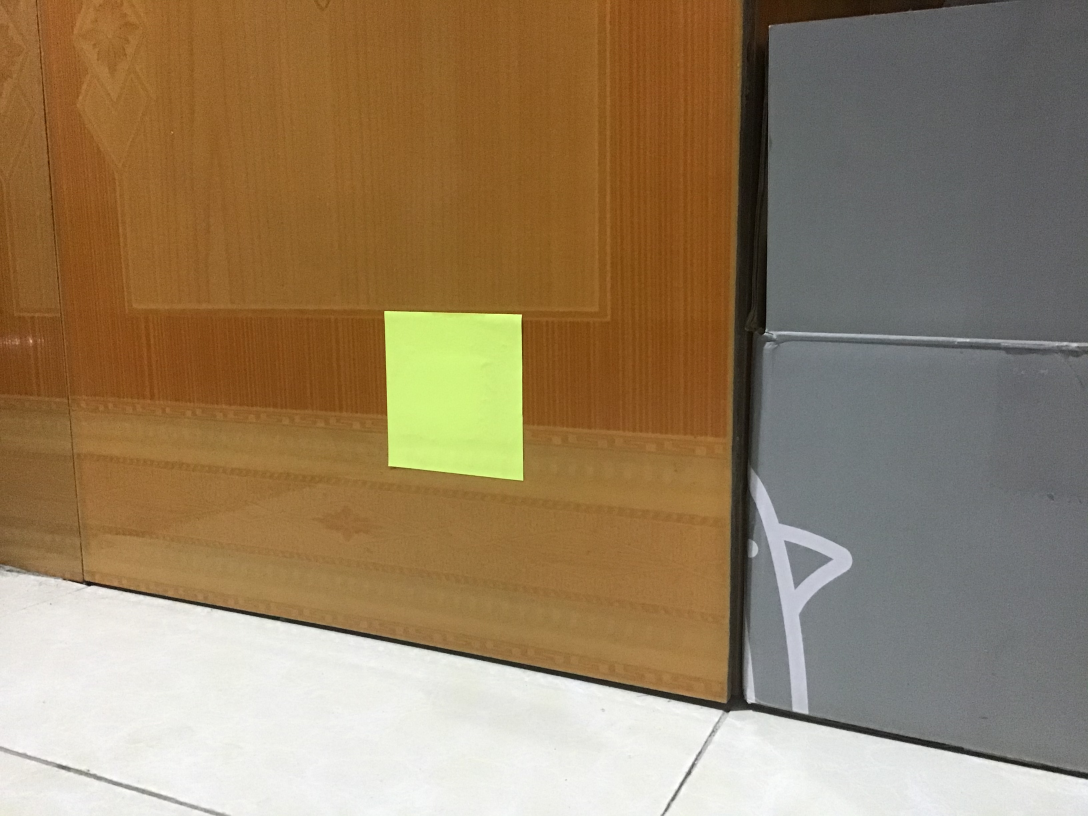
#> input picture PnP/img/pic1.jpeg, 3264 x 2448 px (shown at 1/3 size)
$ python image_mask.py   (older library calls are emulated)
#> lines starting #> are read from the running program, lines starting #| are printed output that depends on the picture; after the words box and inside, x2 and y2 are one past the last pixel; in counts of white or black regions, pixels touching at a corner belong together
from cv2 import cv2 as cv2
import numpy as np
import time

img = cv2.imread('img/pic1.jpeg', cv2.IMREAD_COLOR)
#> img is the input picture: shape (2448, 3264, 3); mean B, G, R 98.4, 128.3, 150.1
img = cv2.GaussianBlur(img, (5, 5), 0)

# 䕭定蓝色的侷值
lower_blue = np.array([40, 140, 165])
upper_blue = np.array([180, 255, 250])
# lower_blue = np.array([40, 180, 165])
# upper_blue = np.array([150, 255, 220])
# 根据侷值构建掩模
mask = cv2.inRange(img, lower_blue, upper_blue)
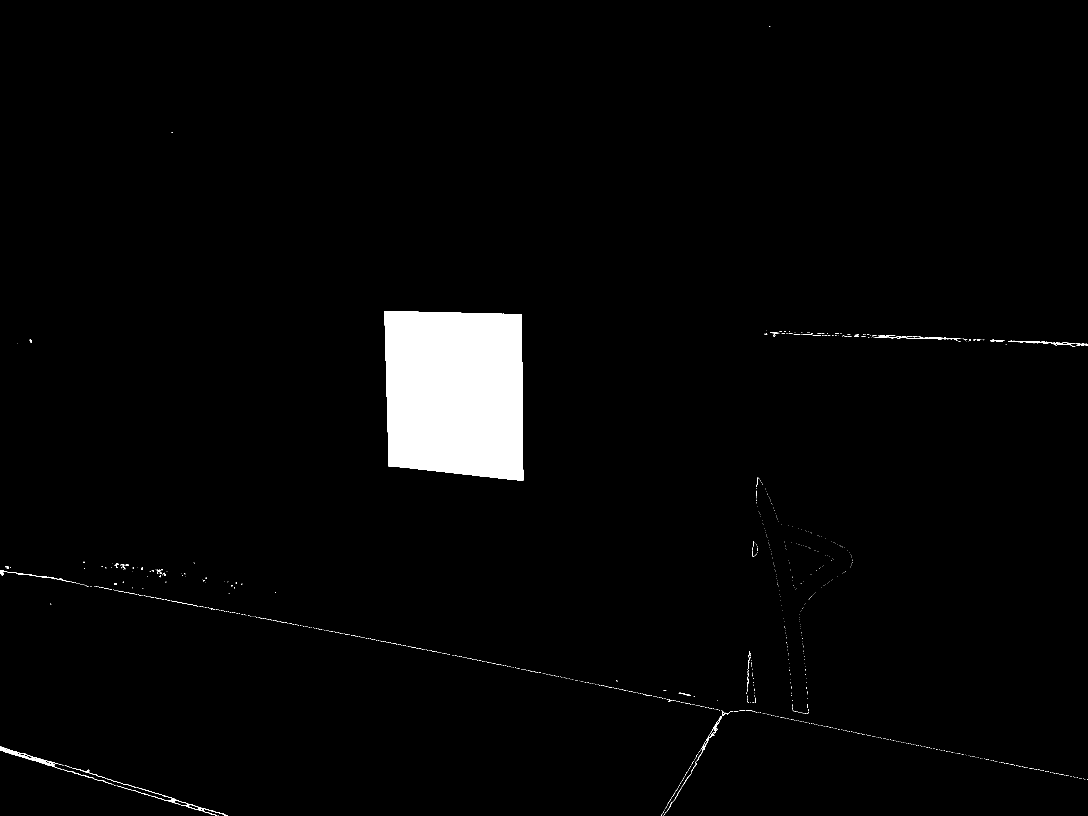
#> mask: shape (2448, 3264) (shown at 1/3 size); 2.6% white; 1044 white regions (994 under 20 px)
left = cv2.bitwise_and(img, img, mask=mask)
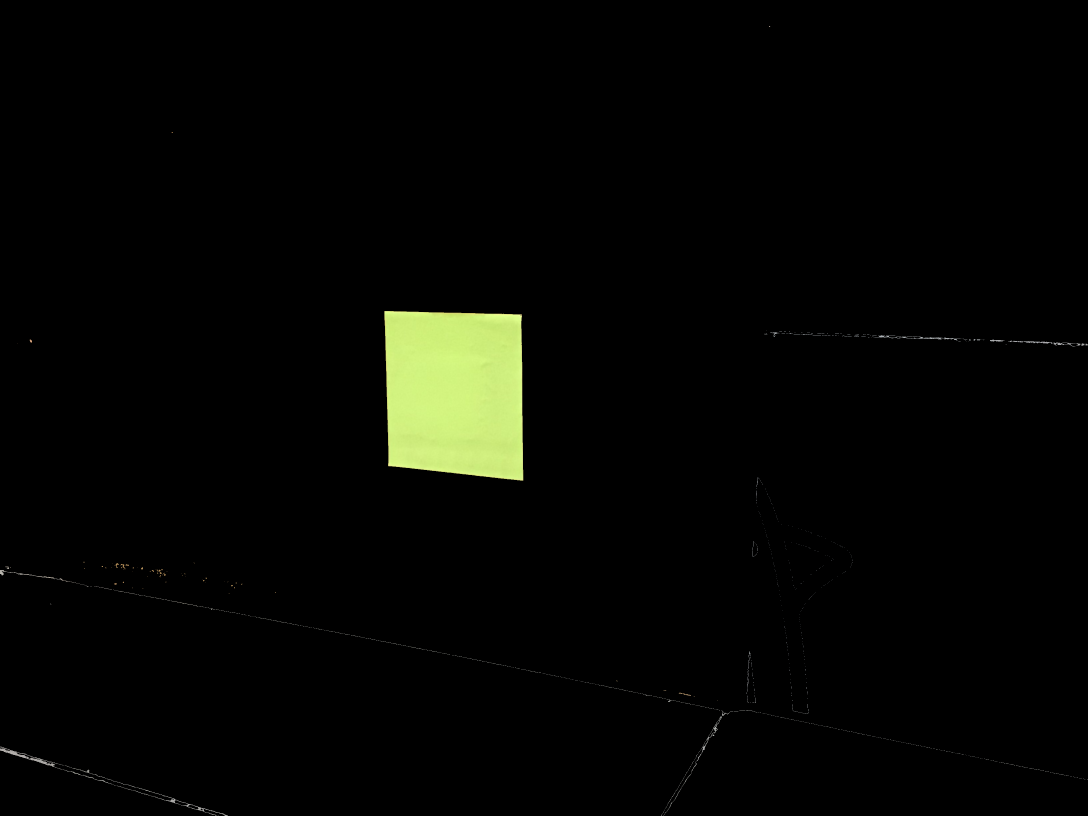
#> left: shape (2448, 3264, 3) (shown at 1/3 size); mean B, G, R 3.3, 6.1, 5.4
image, contours, hierarchy = cv2.findContours(
    mask, cv2.RETR_TREE, cv2.CHAIN_APPROX_SIMPLE)
#> contours = 1060 contours, 1026 with area under 20; largest, box (x1, y1, x2, y2) and area: (1153, 933, 1570, 1442) 195430, (0, 2240, 188, 2309) 1542, (411, 2362, 684, 2448) 799, (2075, 2149, 2165, 2317) 426, (2625, 1006, 2882, 1023) 408

for i in range(len(contours)):
    area = cv2.contourArea(contours[i])
    if area > 5000:
        print("find the size with enough area")
        result = contours[i]
#> this loop made 1060 passes
#> area on passes 20 to 22: 25, 799, 32
#> (printed output is left out)


batch_size = 7
half_size = int(batch_size / 2)
print('patch_size:', half_size*2+1)
result_sum = []
corner = []
i = 0
for k in result:
    x = k[0][1]
    y = k[0][0]
    batch_sum = 0
    for i in range(-half_size, half_size+1):
        for j in range(-half_size, half_size+1):
            if mask[x+i][y+j] == 255:
                batch_sum += 1
    if batch_sum < 20:
        result_sum.append(batch_sum)
        corner.append([y, x])
#> this loop made 166 passes
#> (k, x, y) on passes 1 to 3: ([[1153, 933]], 933, 1153), ([[1153, 960]], 960, 1153), ([[1154, 961]], 961, 1154)
#> after the loop, corner = [[1153, 933], [1164, 1397], [1165, 1398], [1569, 1441], [1565, 944], [1564, 943]]; result_sum = [16, 19, 19, 16, 15, 15]

corner_refine = []

head = 0
while head < len(corner)-1:
    tmp = []
    tmp.append(corner[head])
    for rear in range(1, len(corner)-head):
        if abs(corner[head][0]-corner[head+rear][0])+abs(corner[head][1]-corner[head+rear][1]) < 10:
            tmp.append(corner[head+rear])
        else:
            sum_x = 0
            sum_y = 0
            n = len(tmp)
            for t in tmp:
                sum_x += t[0]
                sum_y += t[1]
            corner_refine.append([sum_x/n, sum_y/n])
            break
    head += 1
#> this loop made 5 passes
#> after the loop, corner_refine = [[1153, 933], [1164.5, 1397.5], [1165, 1398], [1569, 1441]]; head = 5
print(corner_refine)
#| [[1153.0, 933.0], [1164.5, 1397.5], [1165.0, 1398.0], [1569.0, 1441.0]]
print(type(corner_refine))
#| <class 'list'>

# [33 lines of commented-out code are left out]

$ run again, with PnP/img/pic2.jpeg copied over PnP/img/pic1.jpeg
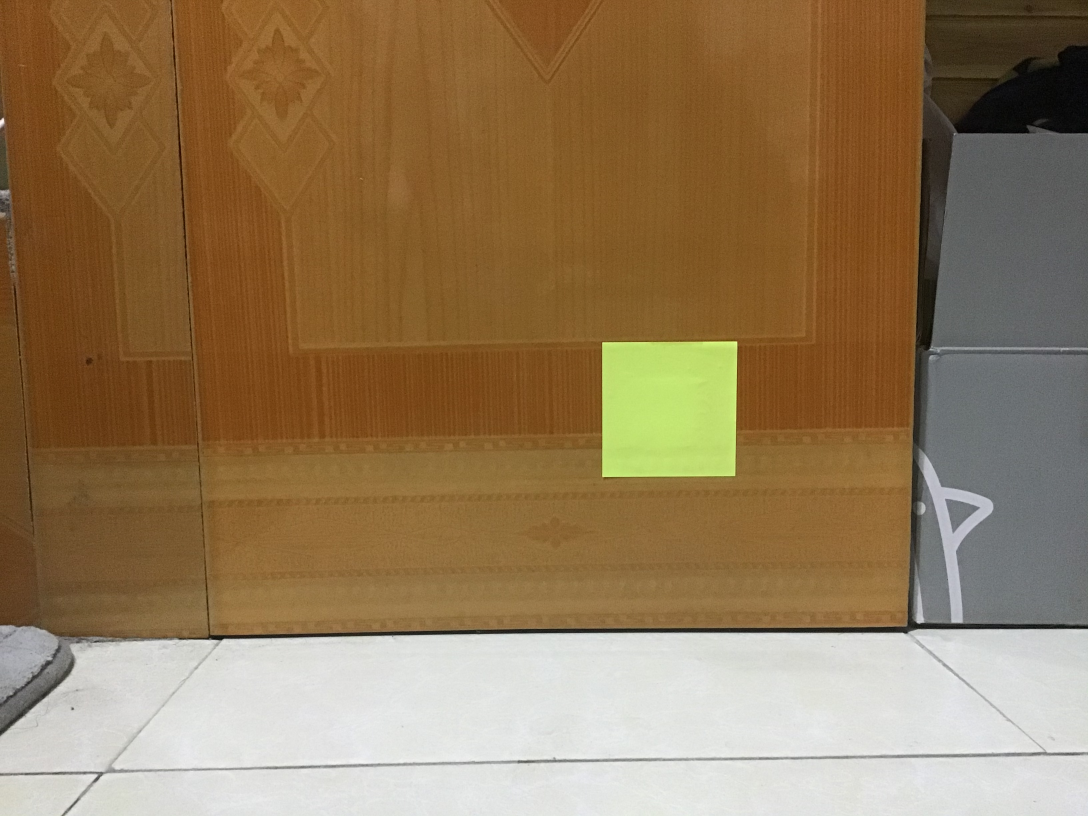
#> input picture PnP/img/pic2.jpeg, 3264 x 2448 px (shown at 1/3 size)
#> img is the input picture: shape (2448, 3264, 3); mean B, G, R 88.2, 121.7, 147
#> `mask = cv2.inRange(img, lower_blue, upper_blue)`:
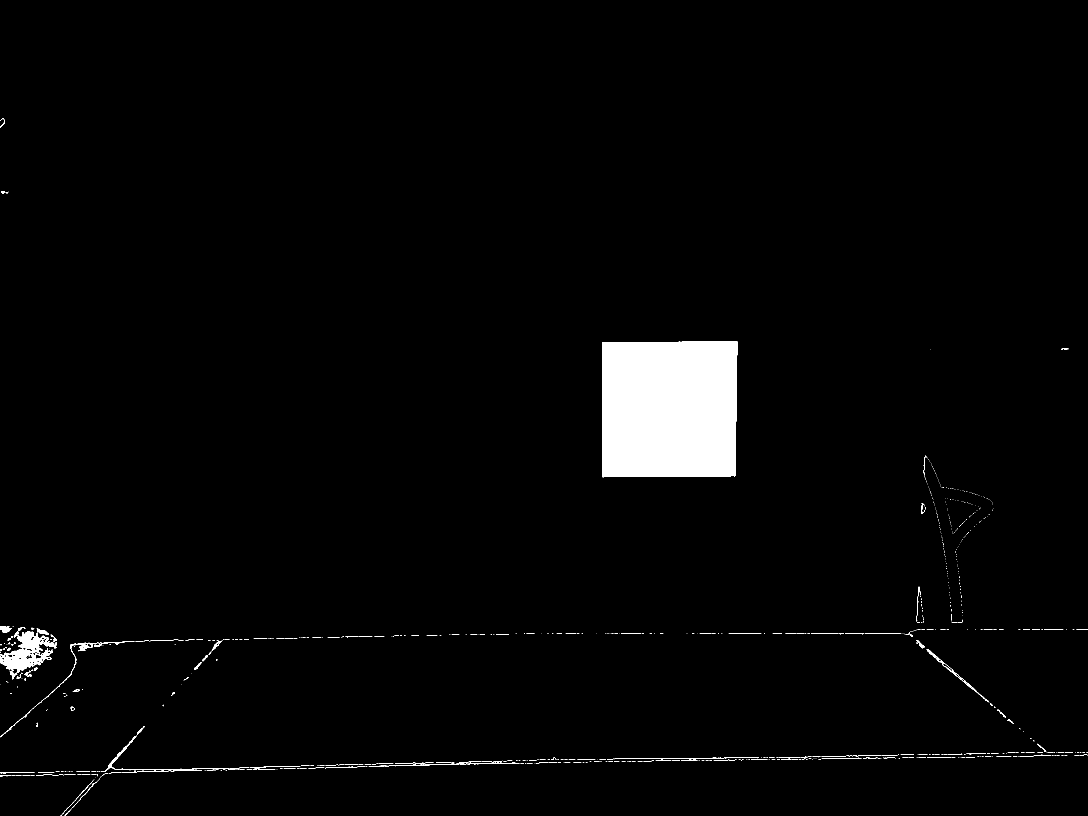
#> mask: shape (2448, 3264) (shown at 1/3 size); 2.4% white; 719 white regions (565 under 20 px)
#> `left = cv2.bitwise_and(img, img, mask=mask)`:
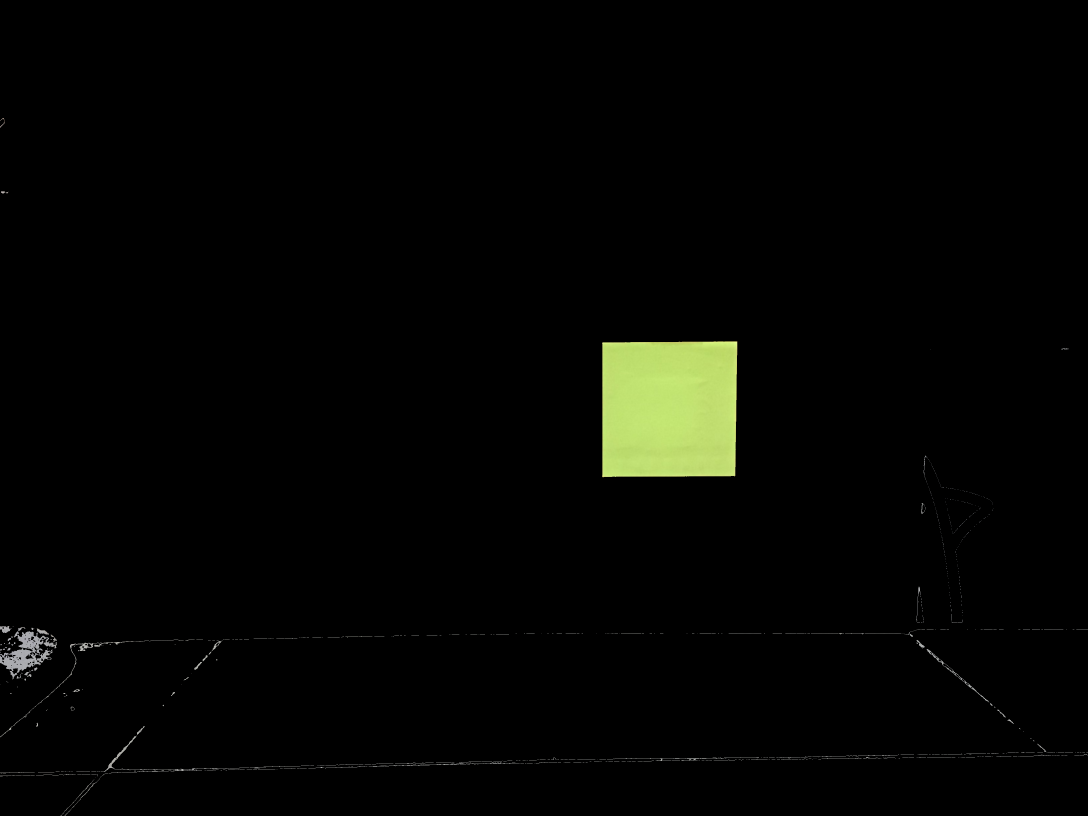
#> left: shape (2448, 3264, 3) (shown at 1/3 size); mean B, G, R 2.8, 5.1, 4.5
#> contours = 795 contours, 712 with area under 20; largest, box (x1, y1, x2, y2) and area: (1806, 1024, 2212, 1432) 161658, (0, 1894, 171, 2038) 9848, (2780, 1947, 2968, 2107) 1100, (303, 2207, 687, 2318) 1036, (0, 1924, 403, 2212) 956
#> the loop `for i in range(len(contours)):` made 795 passes
#> area on passes 2, 3, 21: 52.5, 62, 21
#> (printed output is left out)
#> the loop `for k in result:` made 70 passes
#> (k, x, y) on passes 1 to 8: ([[2141, 1024]], 1024, 2141), ([[2140, 1025]], 1025, 2140), ([[2045, 1025]], 1025, 2045), ([[2044, 1026]], 1026, 2044), ([[2041, 1026]], 1026, 2041), ([[2040, 1025]], 1025, 2040), ([[2036, 1025]], 1025, 2036), ([[2035, 1026]], 1026, 2035)
#> after the loop `for k in result:`: corner = [[1807, 1027], [2204, 1428], [2205, 1427], [2211, 1024]]; result_sum = [18, 18, 19, 16]
#> the loop `while head < len(corner)-1:` made 3 passes
#> after the loop `while head < len(corner)-1:`: corner_refine = [[1807, 1027], [2204.5, 1427.5], [2205, 1427]]; head = 3
#| [[1807.0, 1027.0], [2204.5, 1427.5], [2205.0, 1427.0]]
#| <class 'list'>

$ run again, with PnP/img/pic3.jpeg copied over PnP/img/pic1.jpeg
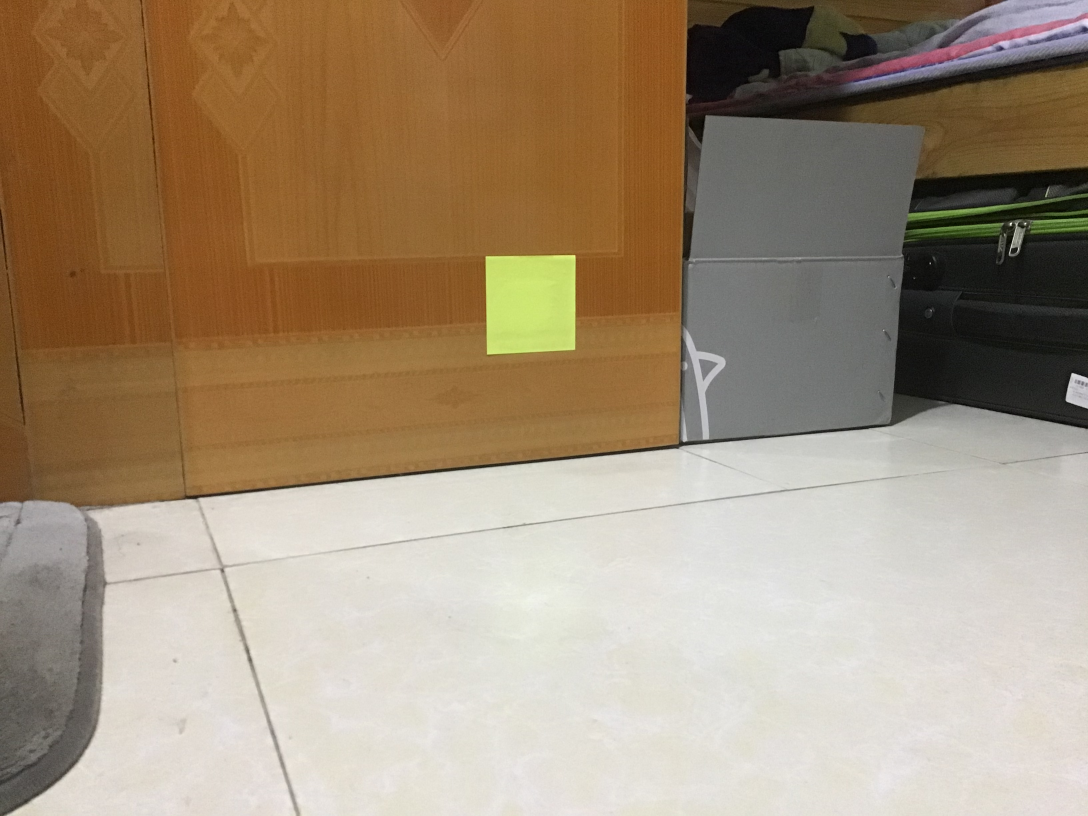
#> input picture PnP/img/pic3.jpeg, 3264 x 2448 px (shown at 1/3 size)
#> img is the input picture: shape (2448, 3264, 3); mean B, G, R 120.1, 143.4, 162.2
#> `mask = cv2.inRange(img, lower_blue, upper_blue)`:
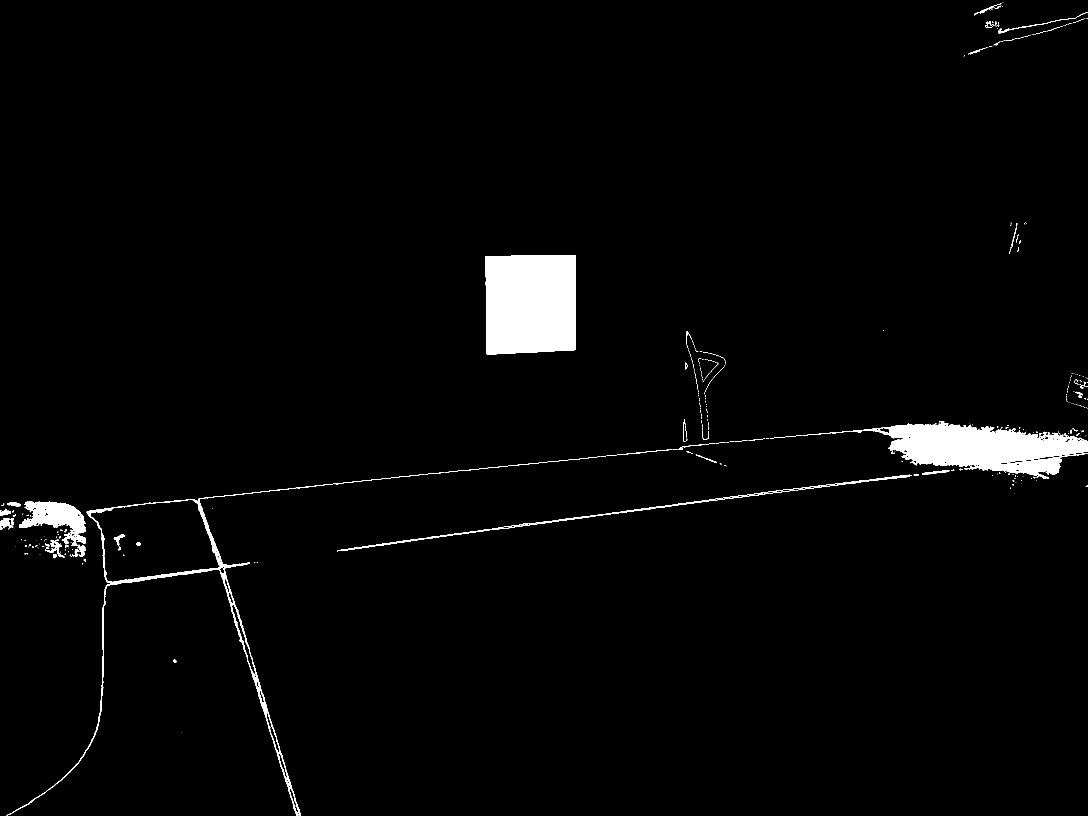
#> mask: shape (2448, 3264) (shown at 1/3 size); 2.3% white; 394 white regions (312 under 20 px)
#> `left = cv2.bitwise_and(img, img, mask=mask)`:
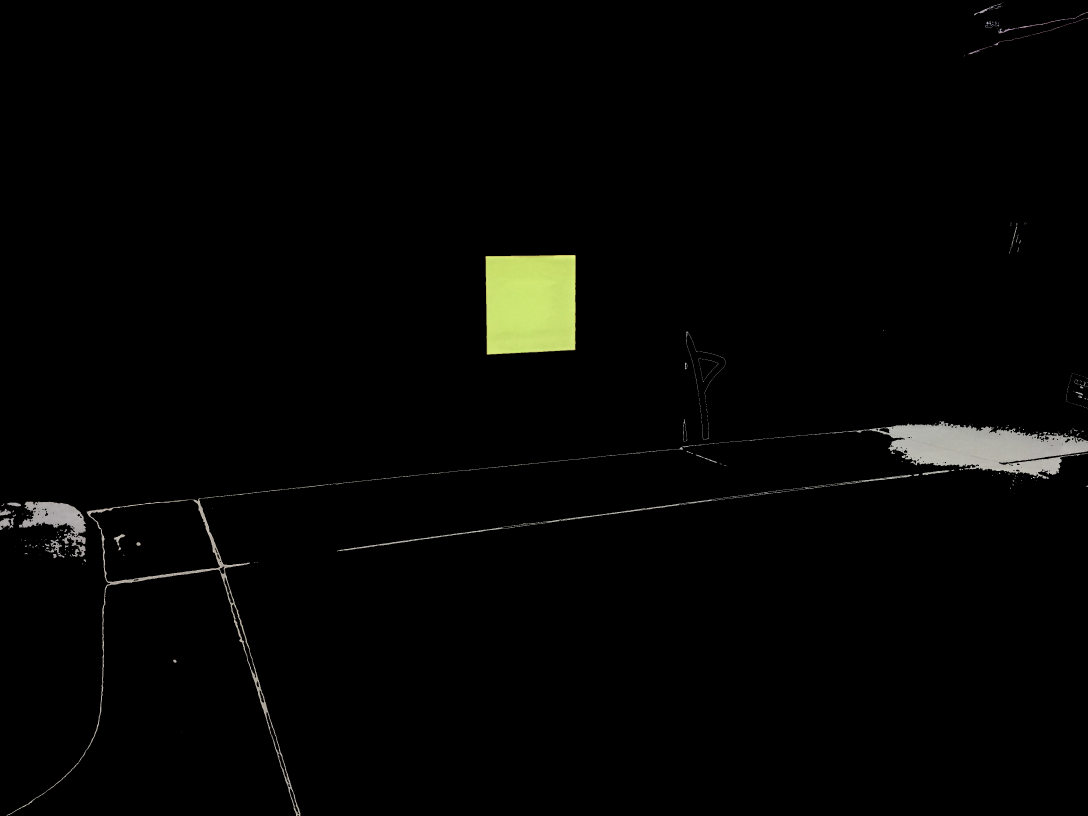
#> left: shape (2448, 3264, 3) (shown at 1/3 size); mean B, G, R 3.4, 4.5, 4.4
#> contours = 524 contours, 427 with area under 20; largest, box (x1, y1, x2, y2) and area: (20, 1423, 1274, 2448) 87244, (1456, 765, 1727, 1064) 77347, (269, 1499, 661, 1747) 68699, (2408, 1264, 3264, 1437) 61318, (57, 1505, 258, 1670) 12716
#> the loop `for i in range(len(contours)):` made 524 passes
#> area on passes 2, 6, 8: 55, 26.5, 85
#> (printed output is left out)
#> the loop `for k in result:` made 106 passes
#> (k, x, y) on passes 1 to 8: ([[1664, 765]], 765, 1664), ([[1663, 766]], 766, 1663), ([[1618, 766]], 766, 1618), ([[1617, 767]], 767, 1617), ([[1611, 767]], 767, 1611), ([[1610, 766]], 766, 1610), ([[1609, 767]], 767, 1609), ([[1533, 767]], 767, 1533)
#> after the loop `for k in result:`: corner = [[1460, 1062], [1461, 1063], [1725, 1049], [1725, 765]]; result_sum = [19, 19, 19, 18]
#> the loop `while head < len(corner)-1:` made 3 passes
#> after the loop `while head < len(corner)-1:`: corner_refine = [[1460.5, 1062.5], [1461, 1063], [1725, 1049]]; head = 3
#| [[1460.5, 1062.5], [1461.0, 1063.0], [1725.0, 1049.0]]
#| <class 'list'>
